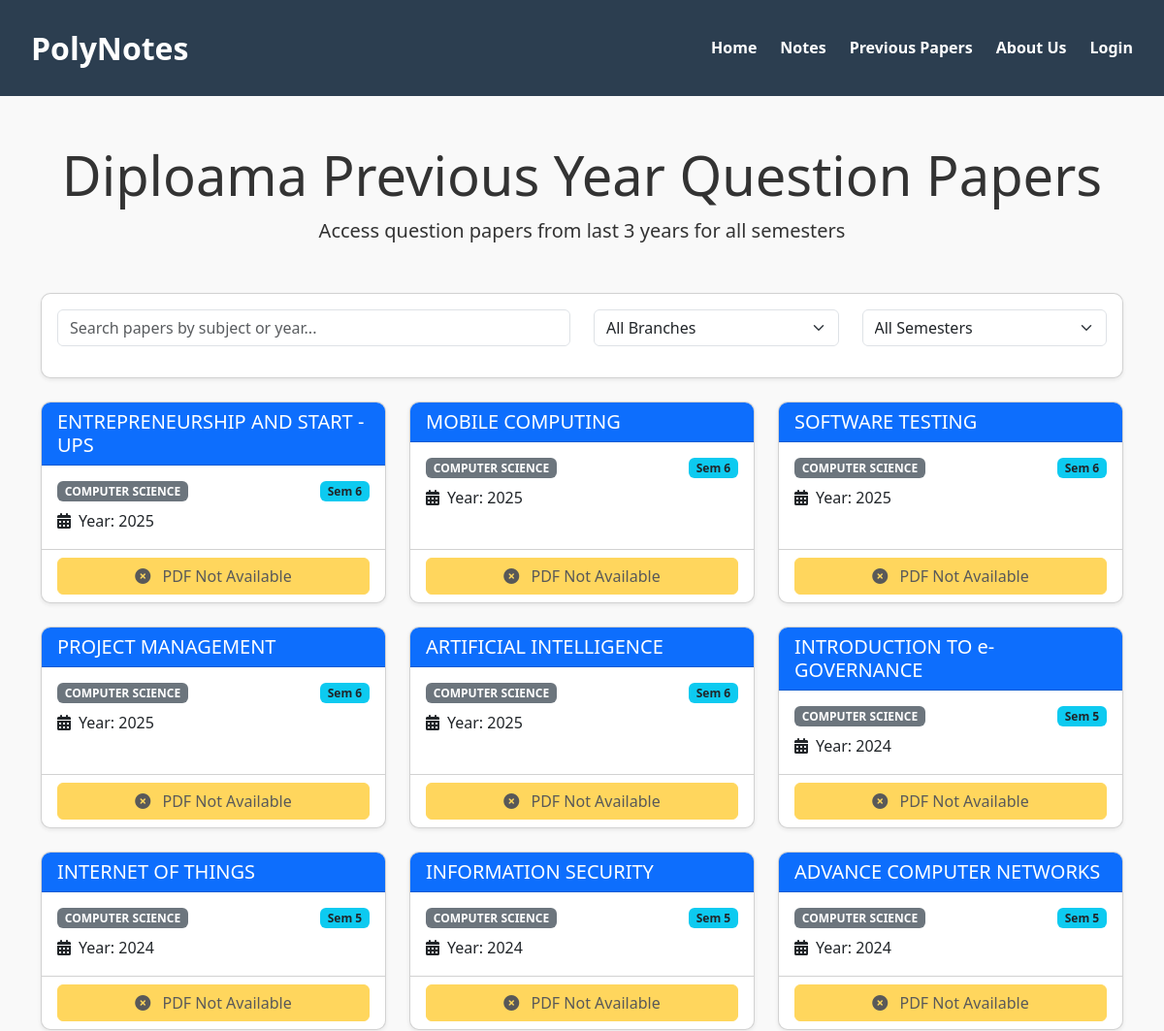
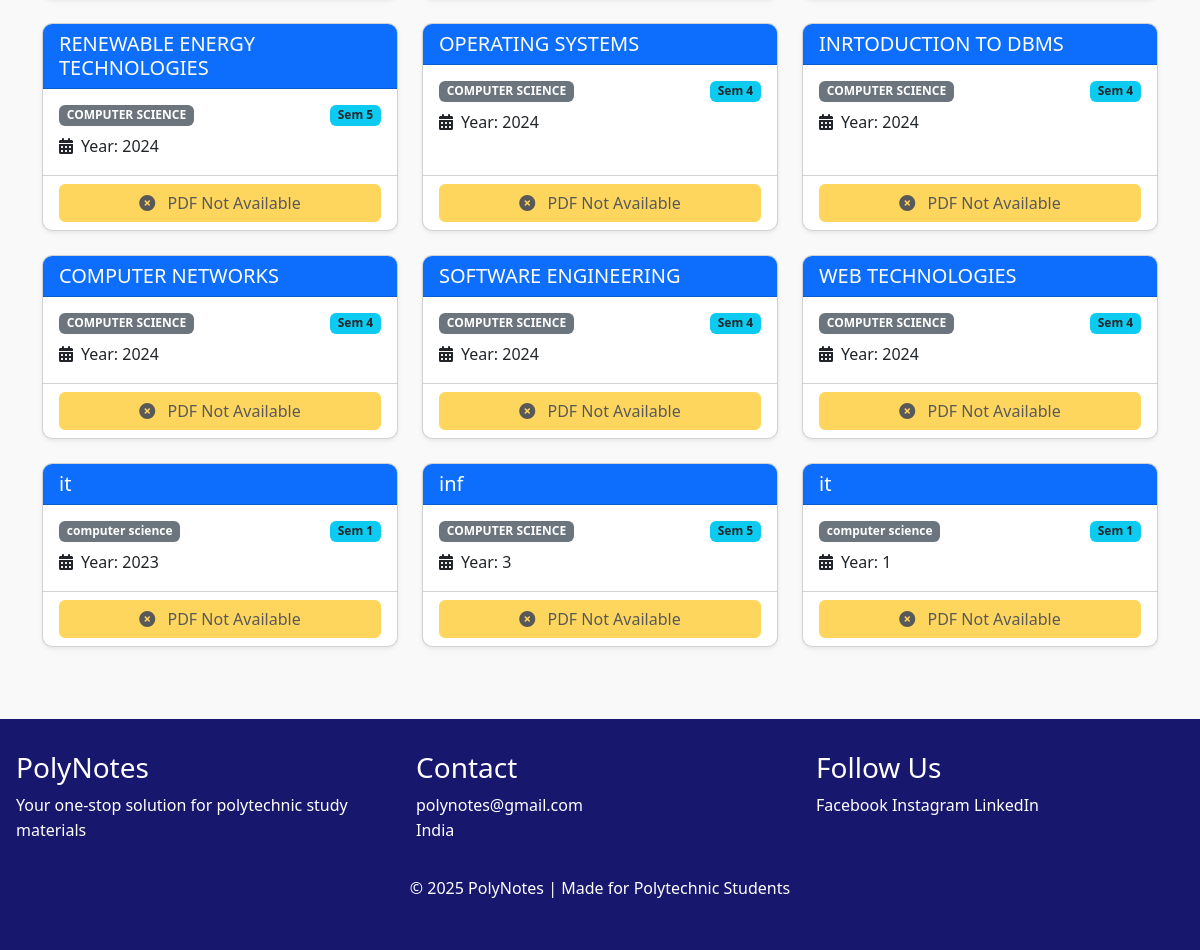
The page /papers/ on the database as committed earlier (2 pictures, top to bottom).
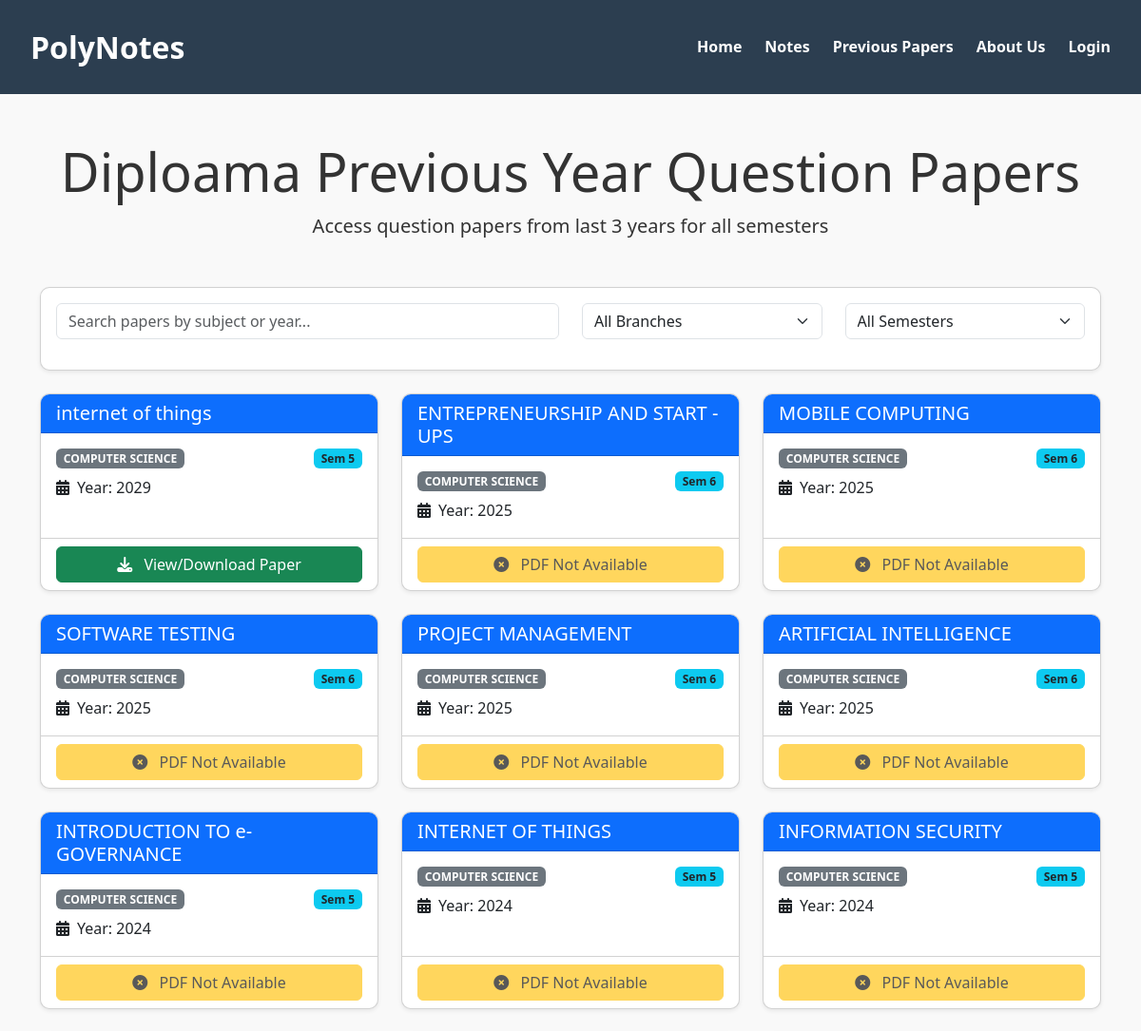
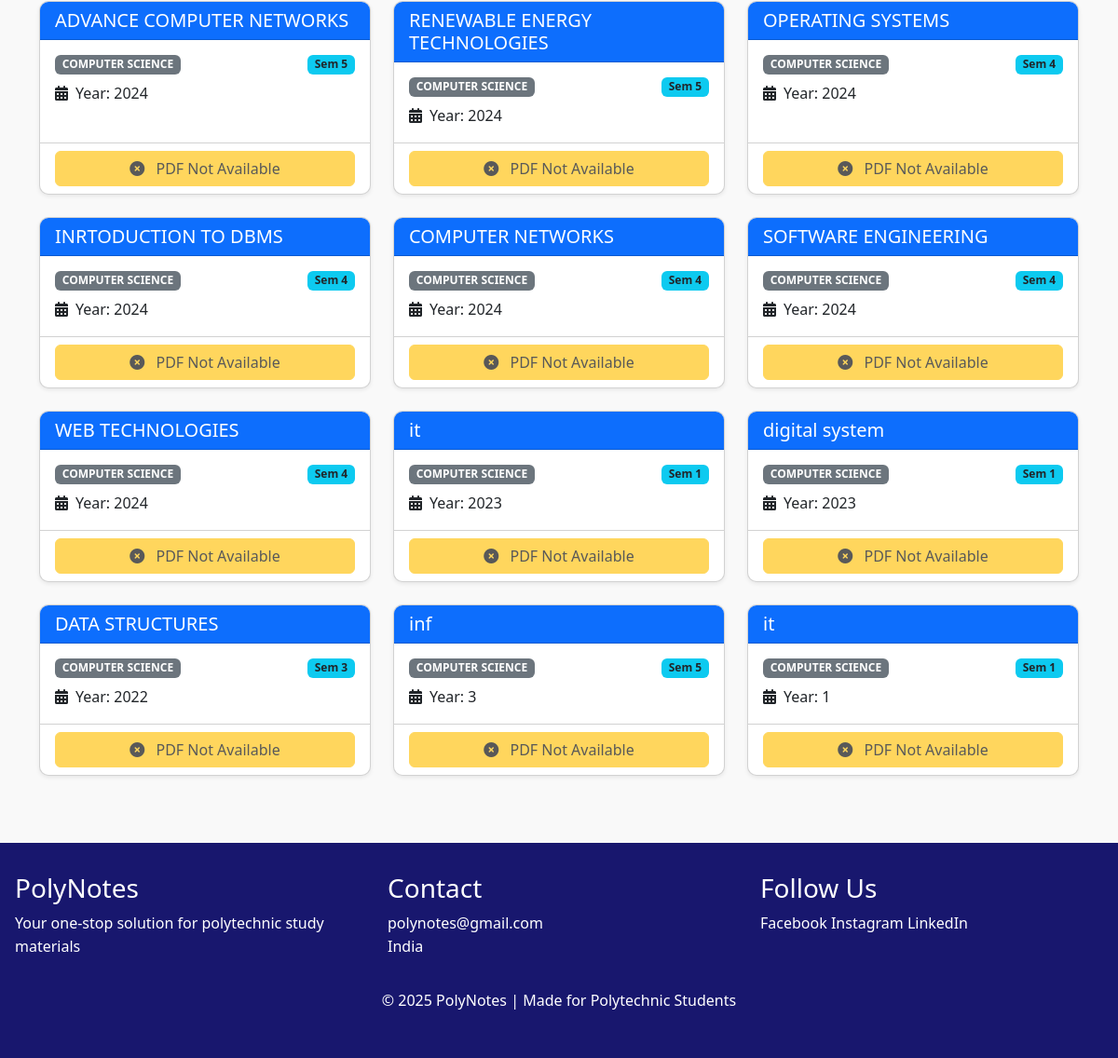
The same page on the database as committed later (2 pictures, top to bottom).
### notes_app/models.py (models this page shows, shortened)
class PreviousPaper(models.Model):
    year = models.IntegerField()
    subject = models.ForeignKey(Subject, on_delete=models.CASCADE)
    pdf_url = models.URLField(verbose_name="Cloudinary PDF URL", blank=True, null=True)
    uploaded_at = models.DateTimeField(default=timezone.now)

class Subject(models.Model):
    name = models.CharField(max_length=200)
    code = models.CharField(max_length=20)
    semester = models.ForeignKey(Semester, on_delete=models.CASCADE)
    branch = models.ForeignKey(Branch, on_delete=models.CASCADE)
    language = models.ForeignKey(Language, on_delete=models.CASCADE, null=True, blank=True)

class Branch(models.Model):
    name = models.CharField(max_length=100)
    code = models.CharField(max_length=10)
    language = models.ForeignKey(Language, on_delete=models.CASCADE, null=True, blank=True)

class Semester(models.Model):
    number = models.IntegerField()
    branches = models.ManyToManyField(Branch)
    language = models.ForeignKey(Language, on_delete=models.CASCADE, null=True, blank=True)

### notes_app/views.py (the view)
# urls.py: path('papers/', views.papers_list, name='papers_list'),
def papers_list(request):
    papers = PreviousPaper.objects.all().order_by('-year')
    papers = PreviousPaper.objects.all().order_by('-year')
    return render(request, 'notes_app/papers/papers.html', {'papers': papers})

### notes_app/templates/notes_app/papers/papers.html (shortened to what this page needs)
{% extends 'notes_app/base.html' %}
{% block content %}
<section class="container my-5">
    <div class="text-center mb-5">
        <h1 class="display-4"> Diploama  Previous  Year Question Papers</h1>
        <p class="lead">Access question papers from last 3 years for all semesters</p>
    </div>
    <div class="card mb-4 shadow-sm">
        <div class="card-body">
            <div class="row">
                <div class="col-md-6 mb-3">
                    <input type="text" class="form-control" id="searchPapers" placeholder="Search papers by subject or year...">
                </div>
                <div class="col-md-3 mb-3">
                    <select class="form-select" id="filterBranch">
                        <option value="">All Branches</option>
                    </select>
                </div>
                <div class="col-md-3 mb-3">
                    <select class="form-select" id="filterSemester">
                        <option value="">All Semesters</option>
                    </select>
                </div>
            </div>
        </div>
    </div>
    <div class="row" id="papersContainer">
        {% for paper in papers %}
        <div class="col-lg-4 col-md-6 mb-4 paper-card"
             data-branch="{{ paper.subject.branch.code }}"
             data-semester="{{ paper.subject.semester.number }}"
             data-subject="{{ paper.subject.name|lower }}"
             data-year="{{ paper.year }}">
            <div class="card h-100 shadow-sm">
                <div class="card-header bg-primary text-white">
                    <h5 class="mb-0">{{ paper.subject.name }}</h5>
                </div>
                <div class="card-body">
                    <div class="d-flex justify-content-between mb-2">
                        <span class="badge bg-secondary">{{ paper.subject.branch.name }}</span>
                        <span class="badge bg-info text-dark">Sem {{ paper.subject.semester.number }}</span>
                    </div>
                    <p class="card-text">
                        <i class="fas fa-calendar-alt me-2"></i>Year: {{ paper.year }}
                    </p>
                </div>
                <div class="card-footer bg-transparent">
                    {% if paper.pdf_url %}
                        <a href="{{ paper.pdf_url }}" target="_blank" class="btn btn-success w-100">
                            <i class="fas fa-download me-2"></i> View/Download Paper
                        </a>
                    {% else %}
                        <button class="btn btn-warning w-100" disabled>
                            <i class="fas fa-times-circle me-2"></i> PDF Not Available
                        </button>
                    {% endif %}
                </div>
            </div>
        </div>
        {% endfor %}
    </div>
</section>
{% endblock %}

### notes_app/templates/notes_app/base.html (shortened to what this page needs)
<!DOCTYPE html>
{% load static %}
<html lang="en">
<head>
    <link rel="stylesheet" href="https://cdnjs.cloudflare.com/ajax/libs/font-awesome/6.4.0/css/all.min.css">
    <link href="https://cdn.jsdelivr.net/npm/bootstrap@5.3.0/dist/css/bootstrap.min.css" rel="stylesheet">
</head>
<body>
    <header>
        <a href="{% url 'home' %}" class="logo">PolyNotes</a>
        <nav class="desktop-menu">
            <a href="{% url 'home' %}">Home</a>
            <div class="dropdown">
                   <a href="{% url 'select_language' %}">Notes</a>
            </div>
            <a href="{% url 'papers_list' %}">Previous Papers</a>
            <a href="{% url 'about' %}">About Us</a>
            {% if user.is_authenticated %}
            <div class="dropdown">
                <button class="dropbtn">{{ user.username }} <i class="fas fa-caret-down"></i></button>
                <div class="dropdown-content">
                    <a href="{% url 'dashboard' %}">Dashboard</a>
                    <a href="{% url 'logout' %}">Logout</a>
                </div>
            </div>
            {% else %}
            <a href="{% url 'login' %}">Login</a>
            {% endif %}
        </nav>
    </header>
    <main>
        {% block content %}{% endblock %}
    </main>
    <footer>
        <div class="footer-container">
            <div class="footer-section">
                <h3>PolyNotes</h3>
                <p>Your one-stop solution for polytechnic study materials</p>
            </div>
            <div class="footer-section">
                <h3>Contact</h3>
                <a href="mailto:polynotes@gmail.com">polynotes@gmail.com</a>
                <p>India</p>
            </div>
            <div class="footer-section">
                <h3>Follow Us</h3>
                <a href="#">Facebook</a>
                <a href="#">Instagram</a>
                <a href="https://www.linkedin.com/groups/14781159/">LinkedIn</a>
            </div>
        </div>
        <div class="footer-bottom text-center mt-3">
            <p>© 2025 PolyNotes | Made for Polytechnic Students</p>
        </div>
    </footer>
</body>
</html>

### notes_app/templates/notes_app/base.html (style rules this page uses)
:root { --primary: #3498db; --secondary: #2c3e50; --accent: #e74c3c; --light: #ecf0f1; --dark: #2c3e50; }
* { margin: 0; padding: 0; box-sizing: border-box; }
body { font-family: 'Segoe UI', Tahoma, Geneva, Verdana, sans-serif; line-height: 1.6; color: #333; background-color: #f9f9f9; }
a { text-decoration: none; color: inherit; }
header { background: #2c3e50; color: white; padding: 1.5rem 2rem; display: flex; justify-content: space-between; align-items: center; position: sticky; top: 0; z-index: 100; }
.logo { font-size: 2rem; font-weight: 700; color: white; }
.desktop-menu { display: flex; gap: 1.5rem; align-items: center; }
.desktop-menu a, .dropbtn { font-size: 1rem; font-weight: 600; transition: color 0.3s; color: white; }
.dropdown { position: relative; }
footer { background: #18176e; color: white; padding: 2rem 1rem; margin-top: 3rem; }
.footer-container { max-width: 1200px; margin: 0 auto; display: grid; grid-template-columns: repeat(auto-fit, minmax(200px, 1fr)); gap: 2rem; }

### notes_app/templates/notes_app/papers/papers.html (style rules this page uses)
.paper-card { transition: transform 0.3s ease; }
.card { border-radius: 10px; overflow: hidden; }
.card-header { font-weight: 600; }

Rows that differ between the two databases and show on the page:
added PreviousPaper: subject.name "internet of things", subject.branch.name "COMPUTER SCIENCE", subject.semester.number "5", year "2029"
changed through a linked row, PreviousPaper (number 17 of 21 on the later page): subject.branch.name "computer science" → "COMPUTER SCIENCE"
added PreviousPaper: subject.name "digital system", subject.branch.name "COMPUTER SCIENCE", subject.semester.number "1", year "2023", shows "PDF Not Available"
added PreviousPaper: subject.name "DATA STRUCTURES", subject.branch.name "COMPUTER SCIENCE", subject.semester.number "3", year "2022", shows "PDF Not Available"
changed through a linked row, PreviousPaper (number 21 of 21 on the later page): subject.branch.name "computer science" → "COMPUTER SCIENCE"
